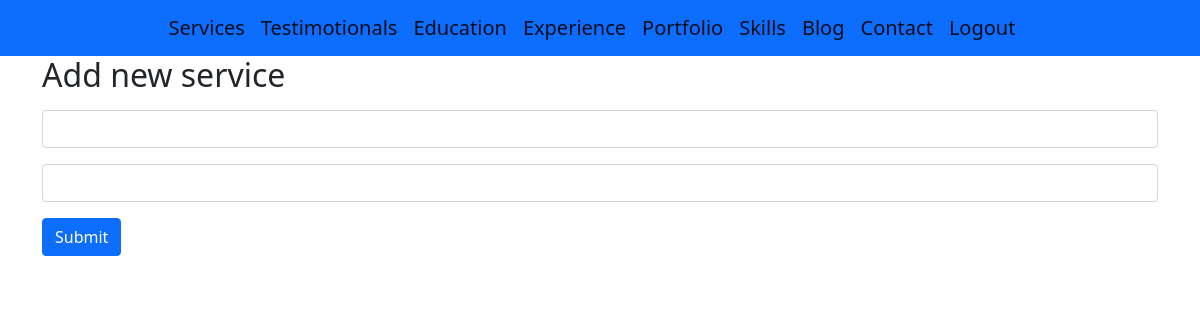
The app's page /admin/portfolio/update/7 (signed in), older data.
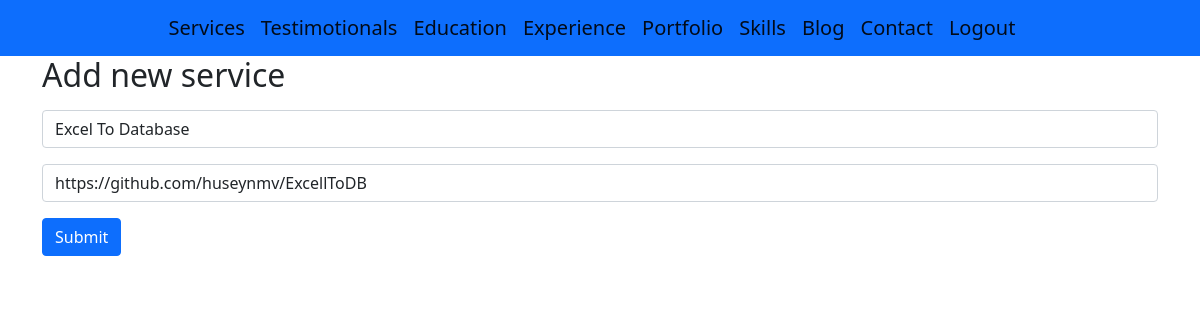
The same page, newer data.
### models.py (models this page shows)
class Portfolio(db.Model):
    id=db.Column(db.Integer,primary_key=True)
    portfolio_img=db.Column(db.String(100))
    portfolio_name=db.Column(db.String(100))
    portfolio_link=db.Column(db.String(100))

### admin/routes.py (the view)
@app.route("/admin/portfolio/update/<int:id>", methods=["GET", "POST"])
@login_required
def admin_portfolio_update(id):
    from models import Portfolio
    work=Portfolio.query.filter_by(id=id).first()
    if request.method=="POST":
        work=Portfolio.query.filter_by(id=id).first()
        work.portfolio_name=request.form["portfolio_name"]
        work.portfolio_link=request.form["portfolio_link"]
        db.session.commit()
        return redirect('/admin/portfolio')
    return render_template('admin/portfolioupdate.html', work=work)

### admin/routes.py (called while the page is built)
@login_manager.user_loader
def load_user(user_id):
    from models import User
    return User.query.get(user_id)

### templates/admin/portfolioupdate.html
{% extends "admin/base.html" %}
{% block content %}
<h2>Add new service</h2>
<form action="/admin/portfolio/update/{{work.id}}" method="POST">
  <div class="mt-3">
    <input type="text" class="form-control" value="{{work.portfolio_name}}" name="portfolio_name">
  </div>
  <div class="mt-3">
    <input type="text" class="form-control" value="{{work.portfolio_link}}" name="portfolio_link">
  </div>
  <button type="submit" class="btn btn-primary mt-3">Submit</button>
</form>
{% endblock %}

Row changes from the older to the newer data that the page shows:
added Portfolio: portfolio_name "Excel To Database", portfolio_link "https://github.com/huseynmv/ExcellToDB"
